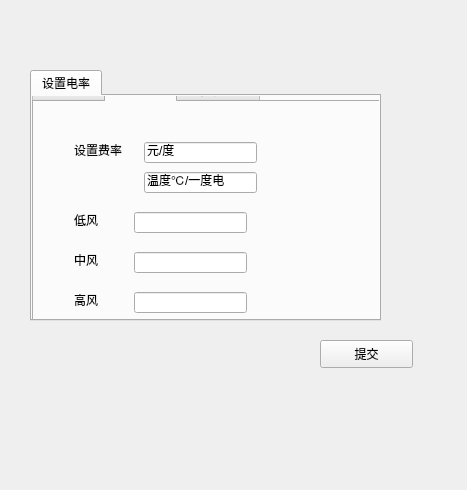
<?xml version="1.0" encoding="UTF-8"?>
<ui version="4.0">
 <class>Form</class>
 <widget class="QWidget" name="Form">
  <property name="geometry">
   <rect>
    <x>0</x>
    <y>0</y>
    <width>467</width>
    <height>490</height>
   </rect>
  </property>
  <property name="windowTitle">
   <string>Form</string>
  </property>
  <widget class="QPushButton" name="commitBtn">
   <property name="geometry">
    <rect>
     <x>320</x>
     <y>340</y>
     <width>93</width>
     <height>28</height>
    </rect>
   </property>
   <property name="text">
    <string>提交</string>
   </property>
  </widget>
  <widget class="QTabWidget" name="tabWidget">
   <property name="geometry">
    <rect>
     <x>30</x>
     <y>70</y>
     <width>351</width>
     <height>251</height>
    </rect>
   </property>
   <property name="currentIndex">
    <number>0</number>
   </property>
   <widget class="QWidget" name="tab">
    <attribute name="title">
     <string>设置电率</string>
    </attribute>
    <widget class="QLineEdit" name="highRateEdit">
     <property name="geometry">
      <rect>
       <x>100</x>
       <y>150</y>
       <width>113</width>
       <height>21</height>
      </rect>
     </property>
    </widget>
    <widget class="QLabel" name="label">
     <property name="geometry">
      <rect>
       <x>40</x>
       <y>70</y>
       <width>72</width>
       <height>15</height>
      </rect>
     </property>
     <property name="text">
      <string>低风</string>
     </property>
    </widget>
    <widget class="QLabel" name="label_4">
     <property name="geometry">
      <rect>
       <x>40</x>
       <y>40</y>
       <width>72</width>
       <height>15</height>
      </rect>
     </property>
     <property name="text">
      <string>设置费率</string>
     </property>
    </widget>
    <widget class="QLineEdit" name="lowRateEdit">
     <property name="geometry">
      <rect>
       <x>100</x>
       <y>70</y>
       <width>113</width>
       <height>21</height>
      </rect>
     </property>
    </widget>
    <widget class="QLineEdit" name="midRateEdit">
     <property name="geometry">
      <rect>
       <x>100</x>
       <y>110</y>
       <width>113</width>
       <height>21</height>
      </rect>
     </property>
    </widget>
    <widget class="QLabel" name="label_3">
     <property name="geometry">
      <rect>
       <x>40</x>
       <y>150</y>
       <width>72</width>
       <height>15</height>
      </rect>
     </property>
     <property name="text">
      <string>高风</string>
     </property>
    </widget>
    <widget class="QLabel" name="label_2">
     <property name="geometry">
      <rect>
       <x>40</x>
       <y>110</y>
       <width>72</width>
       <height>15</height>
      </rect>
     </property>
     <property name="text">
      <string>中风</string>
     </property>
    </widget>
    <widget class="QLabel" name="label_5">
     <property name="geometry">
      <rect>
       <x>190</x>
       <y>20</y>
       <width>101</width>
       <height>21</height>
      </rect>
     </property>
     <property name="text">
      <string>风量需要吗</string>
     </property>
    </widget>
    <widget class="QTabWidget" name="tabWidget_2">
     <property name="geometry">
      <rect>
       <x>0</x>
       <y>-20</y>
       <width>351</width>
       <height>251</height>
      </rect>
     </property>
     <property name="currentIndex">
      <number>1</number>
     </property>
     <widget class="QWidget" name="tab_4">
      <attribute name="title">
       <string>工作模式</string>
      </attribute>
      <widget class="QLabel" name="label_8">
       <property name="geometry">
        <rect>
         <x>220</x>
         <y>20</y>
         <width>111</width>
         <height>21</height>
        </rect>
       </property>
       <property name="text">
        <string>刷新频率要吗</string>
       </property>
      </widget>
      <widget class="QWidget" name="layoutWidget_2">
       <property name="geometry">
        <rect>
         <x>80</x>
         <y>60</y>
         <width>191</width>
         <height>91</height>
        </rect>
       </property>
       <layout class="QVBoxLayout" name="verticalLayout_2">
        <item>
         <widget class="QRadioButton" name="FCFSBtn_2">
          <property name="text">
           <string>先来先调度</string>
          </property>
         </widget>
        </item>
        <item>
         <widget class="QRadioButton" name="priorityBtn_2">
          <property name="text">
           <string>优先级调度</string>
          </property>
         </widget>
        </item>
       </layout>
      </widget>
      <widget class="QLabel" name="label_9">
       <property name="geometry">
        <rect>
         <x>10</x>
         <y>70</y>
         <width>72</width>
         <height>15</height>
        </rect>
       </property>
       <property name="text">
        <string>调度选择：</string>
       </property>
      </widget>
     </widget>
     <widget class="QWidget" name="tab_5">
      <attribute name="title">
       <string>设置费率</string>
      </attribute>
      <widget class="QLineEdit" name="highRateEdit_2">
       <property name="geometry">
        <rect>
         <x>100</x>
         <y>190</y>
         <width>113</width>
         <height>21</height>
        </rect>
       </property>
      </widget>
      <widget class="QLabel" name="label_10">
       <property name="geometry">
        <rect>
         <x>40</x>
         <y>110</y>
         <width>72</width>
         <height>15</height>
        </rect>
       </property>
       <property name="text">
        <string>低风</string>
       </property>
      </widget>
      <widget class="QLabel" name="label_11">
       <property name="geometry">
        <rect>
         <x>40</x>
         <y>40</y>
         <width>72</width>
         <height>15</height>
        </rect>
       </property>
       <property name="text">
        <string>设置费率</string>
       </property>
      </widget>
      <widget class="QLineEdit" name="lowRateEdit_2">
       <property name="geometry">
        <rect>
         <x>100</x>
         <y>110</y>
         <width>113</width>
         <height>21</height>
        </rect>
       </property>
      </widget>
      <widget class="QLineEdit" name="midRateEdit_2">
       <property name="geometry">
        <rect>
         <x>100</x>
         <y>150</y>
         <width>113</width>
         <height>21</height>
        </rect>
       </property>
      </widget>
      <widget class="QLabel" name="label_12">
       <property name="geometry">
        <rect>
         <x>40</x>
         <y>190</y>
         <width>72</width>
         <height>15</height>
        </rect>
       </property>
       <property name="text">
        <string>高风</string>
       </property>
      </widget>
      <widget class="QLabel" name="label_13">
       <property name="geometry">
        <rect>
         <x>40</x>
         <y>150</y>
         <width>72</width>
         <height>15</height>
        </rect>
       </property>
       <property name="text">
        <string>中风</string>
       </property>
      </widget>
      <widget class="QLineEdit" name="elecMonEdit">
       <property name="geometry">
        <rect>
         <x>110</x>
         <y>40</y>
         <width>113</width>
         <height>21</height>
        </rect>
       </property>
       <property name="text">
        <string>元/度</string>
       </property>
      </widget>
      <widget class="QLineEdit" name="tempPerElec">
       <property name="geometry">
        <rect>
         <x>110</x>
         <y>70</y>
         <width>113</width>
         <height>21</height>
        </rect>
       </property>
       <property name="text">
        <string>温度℃/一度电</string>
       </property>
      </widget>
     </widget>
     <widget class="QWidget" name="tab_6">
      <attribute name="title">
       <string>设置耗电量</string>
      </attribute>
      <widget class="QLabel" name="highExpEdit_2">
       <property name="geometry">
        <rect>
         <x>70</x>
         <y>40</y>
         <width>72</width>
         <height>15</height>
        </rect>
       </property>
       <property name="text">
        <string>TextLabel</string>
       </property>
      </widget>
      <widget class="QLabel" name="midExpEdit_2">
       <property name="geometry">
        <rect>
         <x>70</x>
         <y>70</y>
         <width>72</width>
         <height>15</height>
        </rect>
       </property>
       <property name="text">
        <string>TextLabel</string>
       </property>
      </widget>
      <widget class="QLabel" name="lowExpEdit_2">
       <property name="geometry">
        <rect>
         <x>70</x>
         <y>100</y>
         <width>72</width>
         <height>15</height>
        </rect>
       </property>
       <property name="text">
        <string>TextLabel</string>
       </property>
      </widget>
     </widget>
    </widget>
   </widget>
  </widget>
 </widget>
 <resources/>
 <connections/>
</ui>
